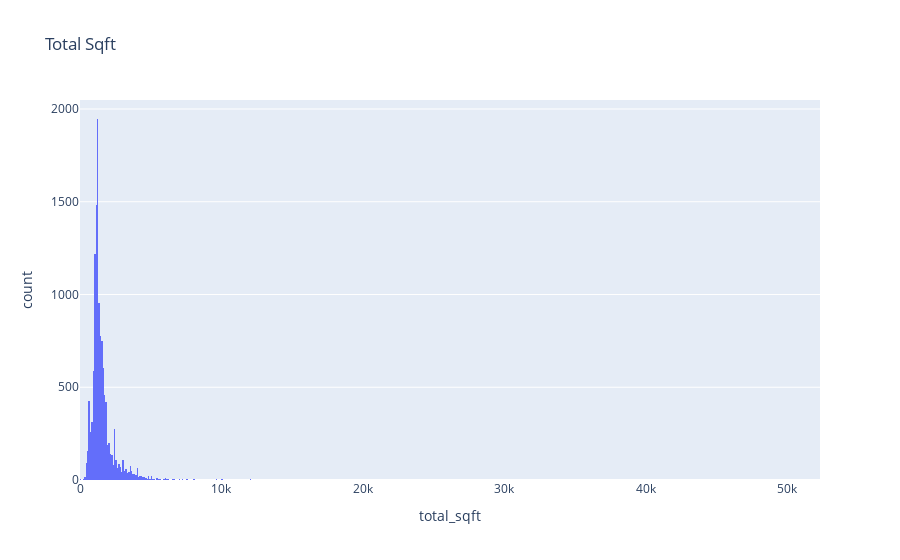

The code cell stored with this chart in its notebook:
### Code cell
#Before the outlier removal
fig = px.histogram(df2, x='total_sqft', title='Total Sqft')
fig.show()

### Figure 1 — Plotly figure (JSON) as saved in the notebook; plotly's stock layout.template omitted (floating-point values rounded to 4 significant figures; data arrays with more than 128 entries replaced by an {"elided": "..."} marker saying what was removed)
{"data": [{"alignmentgroup": "True", "bingroup": "x", "hovertemplate": "total_sqft=%{x}<br>count=%{y}<extra></extra>", "legendgroup": "", "marker": {"color": "#636efa", "pattern": {"shape": ""}}, "name": "", "offsetgroup": "", "orientation": "v", "showlegend": false, "type": "histogram", "x": {"elided": "12728 float values"}, "xaxis": "x", "yaxis": "y"}], "layout": {"barmode": "relative", "legend": {"tracegroupgap": 0}, "title": {"text": "Total Sqft"}, "xaxis": {"anchor": "y", "domain": [0, 1], "title": {"text": "total_sqft"}}, "yaxis": {"anchor": "x", "domain": [0, 1], "title": {"text": "count"}}}}
